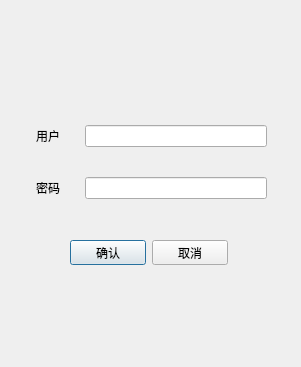
<?xml version="1.0" encoding="UTF-8"?>
<ui version="4.0">
 <class>Dialog</class>
 <widget class="QDialog" name="Dialog">
  <property name="geometry">
   <rect>
    <x>0</x>
    <y>0</y>
    <width>301</width>
    <height>367</height>
   </rect>
  </property>
  <property name="windowTitle">
   <string>Dialog</string>
  </property>
  <widget class="QWidget" name="">
   <property name="geometry">
    <rect>
     <x>36</x>
     <y>120</y>
     <width>231</width>
     <height>86</height>
    </rect>
   </property>
   <layout class="QVBoxLayout" name="verticalLayout">
    <property name="spacing">
     <number>25</number>
    </property>
    <item>
     <layout class="QHBoxLayout" name="horizontalLayout">
      <item>
       <widget class="QLabel" name="label">
        <property name="text">
         <string>用户</string>
        </property>
       </widget>
      </item>
      <item>
       <widget class="QLineEdit" name="lineEdit"/>
      </item>
     </layout>
    </item>
    <item>
     <layout class="QHBoxLayout" name="horizontalLayout_2">
      <item>
       <widget class="QLabel" name="label_2">
        <property name="text">
         <string>密码</string>
        </property>
       </widget>
      </item>
      <item>
       <widget class="QLineEdit" name="lineEdit_2"/>
      </item>
     </layout>
    </item>
   </layout>
  </widget>
  <widget class="QWidget" name="">
   <property name="geometry">
    <rect>
     <x>70</x>
     <y>240</y>
     <width>158</width>
     <height>25</height>
    </rect>
   </property>
   <layout class="QHBoxLayout" name="horizontalLayout_3">
    <item>
     <widget class="QPushButton" name="pushButton">
      <property name="text">
       <string>确认</string>
      </property>
     </widget>
    </item>
    <item>
     <widget class="QPushButton" name="pushButton_2">
      <property name="text">
       <string>取消</string>
      </property>
     </widget>
    </item>
   </layout>
  </widget>
 </widget>
 <resources/>
 <connections/>
</ui>
